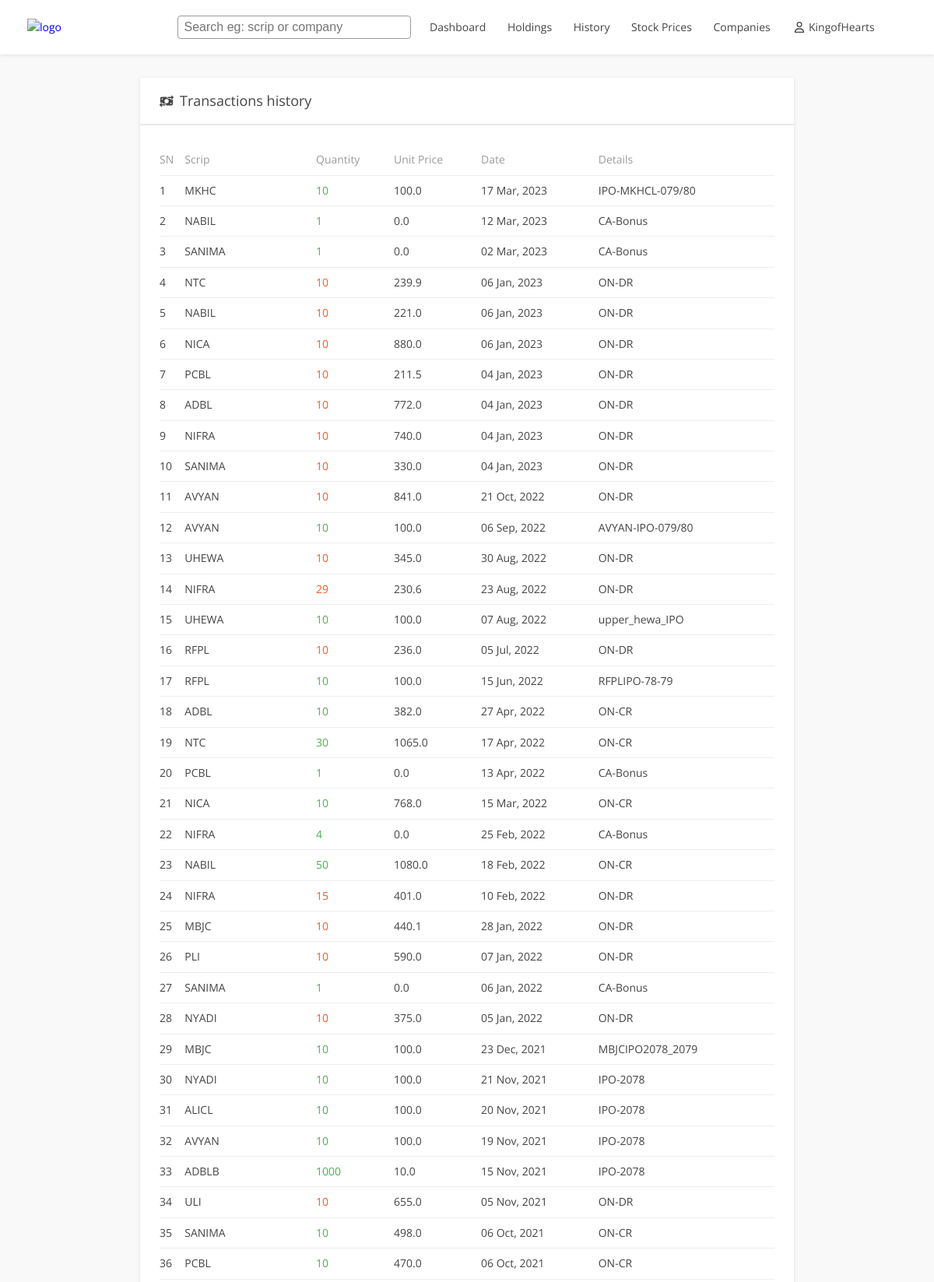
/transactions/all (signed in, upper part), run on the app's committed database.
### tables this page shows
CREATE TABLE transactions (
    id INTEGER NOT NULL, 
    scrip VARCHAR(225) NOT NULL,
    transaction_date DATE NOT NULL, 
    credit_quantity INTEGER NOT NULL, 
    debit_quantity INTEGER NOT NULL,
    balance_after_transaction INTEGER NOT NULL,
    history_description VARCHAR(225), 
    unit_price FLOAT NOT NULL,
    uid INTEGER NOT NULL, 
    FOREIGN KEY(uid) REFERENCES user(id), 
    FOREIGN KEY(scrip) REFERENCES stock(scrip), 
    PRIMARY KEY (id)
    );

### portfoliotracker/api/transaction_router.py (the view)
@router.get("/transactions/all")
def get_transaction(request: Request):
    if not request.session["token"]:
        return templates.TemplateResponse("login.html", { "request": request, "msg":"Please login to continue!"})
    token = request.session["token"]
    user_id = request.session['user_id']
    user = User(username = request.session["username"], user_id = request.session['user_id'])
    all_transactions = trans_service.all_transactions(user).result
    return templates.TemplateResponse("history.html", { "request": request, "username": user.username, "all_transactions": all_transactions})

### resources/templates/history.html (shortened to what this page needs)
{% extends "index.html" %}
{% block link %} <link href="../static/css/history.css" rel="stylesheet" /> {% endblock %}
{% block content %}
<div class="content-block">
  <div class="content-head">
    <span class="head-title">Transactions history</span>
  </div>
  <div class="content-body">
    <table class="table">
      <tr class="table-head">
        <th class="cols"><span>SN</span></th>
        <th class="cols"><span>Scrip</span></th>
        <th class="cols"><span>Quantity</span></th>
        <th class="cols"><span>Unit Price</span></th>
        <th class="cols"><span>Date</span></th>
        <th class="cols"><span>Details</span></th>
      </tr>
      {% for item in all_transactions%}
      <tr class="table-row">
          {% set quantity = item['credit_quantity']-item['debit_quantity'] %}
          <td class="cols"><span>{{loop.index}}</span></td>
          <td class="cols"><span>{{item['scrip']}}</span></td>
          {% if quantity > 0 %}
          <td class="cols"><span class="text-green">{{quantity|abs}}</span></td>
          {% else %}
          <td class="cols"><span class="text-red">{{quantity|abs}}</span></td>
          {% endif%}
          <td class="cols"><span>{{item['unit_price']}}</span></td>
          <td class="cols"><span>{{item['transaction_date']}}</span></td>
          <td class="cols"><span>{{item['history_description']}}</span></td>
        </tr>
        {% endfor%}
    </table>
  </div>
</div>
{% endblock%}

### resources/static/css/index.css (style rules this page uses)
* { box-sizing: border-box; zoom: 1; }
body { min-width: 320px; background-color: var(--color-bg-body); line-height: 1.6; font-weight: 400; letter-spacing: 0; font-family: 'Open Sans', sans-serif; color: var(--color-text-default); font-size: 14px; }
:root { --primary-color: #158686; --secondary-color: #158644; --global-title-size: 24px; --global-font-size: 16px; --global-line-height: 1.3; --color-border-default: #eee; --color-text-default: #444; --color-bg-body: #f9f9f9; --color-text-5: #ff5722; --color-border-5--rgb: 0,0,0; --color-text-8: #4caf50; --color-text-1: #9b9b9b; }
body, figure { margin: 0; }
.text-red { color: var(--color-text-5); }
.text-green { color: var(--color-text-8); }
table th, table td { border-bottom: 1px solid var(--color-border-default); text-align: left; font-size: 14px; }
table th span { color:var(--color-text-1); font-weight: 400; }

### resources/static/css/history.css (style rules this page uses)
.content-block { display: flex; flex-direction: column; align-items: center; margin: 20px auto; width: 100%; }
.content-head { margin: 0; width: 70%; background-color: white; padding: 15px 25px; margin-top: 10px; display: flex; align-items: center; border-bottom: 2px solid var(--color-border-default); box-shadow: 0 1px 5px 0 rgba(var(--color-border-5--rgb),.1); }
.content-head svg { width: 18px; height: 18px; }
.head-title { font-size: 18px; margin-left: 8px; }
.content-body { padding: 25px; width: 70%; background-color: white; box-shadow: 0 1px 5px 0 rgba(var(--color-border-5--rgb),.1); }
.content-body table { padding: 0 25px; width: 100%; font-size: 14px; border-collapse: collapse; }
.content-body table th, .content-body table td { border-bottom: 1px solid var(--color-border-default); text-align: left; padding: 8px 0; font-size: 14px; }
.content-body table th span { color: var(--color-text-1); font-weight: 400; }

### data on the page
transactions: scrip "MKHC", quantity "10", unit_price "100.0", transaction_date "17 Mar, 2023", history_description "IPO-MKHCL-079/80"
transactions: scrip "NABIL", quantity "1", unit_price "0.0", transaction_date "12 Mar, 2023", history_description "CA-Bonus"
transactions: scrip "SANIMA", credit_quantity "1", unit_price "0.0", transaction_date "02 Mar, 2023", history_description "CA-Bonus"
transactions: scrip "NTC", debit_quantity "10", unit_price "239.9", transaction_date "06 Jan, 2023", history_description "ON-DR"
transactions: scrip "NABIL", debit_quantity "10", unit_price "221.0", transaction_date "06 Jan, 2023", history_description "ON-DR"
transactions: scrip "NICA", debit_quantity "10", unit_price "880.0", transaction_date "06 Jan, 2023", history_description "ON-DR"
transactions: scrip "PCBL", debit_quantity "10", unit_price "211.5", transaction_date "04 Jan, 2023", history_description "ON-DR"
transactions: scrip "ADBL", debit_quantity "10", unit_price "772.0", transaction_date "04 Jan, 2023", history_description "ON-DR"
transactions: scrip "NIFRA", debit_quantity "10", unit_price "740.0", transaction_date "04 Jan, 2023", history_description "ON-DR"
transactions: scrip "SANIMA", debit_quantity "10", unit_price "330.0", transaction_date "04 Jan, 2023", history_description "ON-DR"
transactions: scrip "AVYAN", debit_quantity "10", unit_price "841.0", transaction_date "21 Oct, 2022", history_description "ON-DR"
transactions: scrip "AVYAN", quantity "10", unit_price "100.0", transaction_date "06 Sep, 2022", history_description "AVYAN-IPO-079/80"
transactions: scrip "UHEWA", debit_quantity "10", unit_price "345.0", transaction_date "30 Aug, 2022", history_description "ON-DR"
transactions: scrip "NIFRA", debit_quantity "29", unit_price "230.6", transaction_date "23 Aug, 2022", history_description "ON-DR"
transactions: scrip "UHEWA", quantity "10", unit_price "100.0", transaction_date "07 Aug, 2022", history_description "upper_hewa_IPO"
transactions: scrip "RFPL", debit_quantity "10", unit_price "236.0", transaction_date "05 Jul, 2022", history_description "ON-DR"
transactions: scrip "RFPL", quantity "10", unit_price "100.0", transaction_date "15 Jun, 2022", history_description "RFPLIPO-78-79"
transactions: scrip "ADBL", quantity "10", unit_price "382.0", transaction_date "27 Apr, 2022", history_description "ON-CR"
transactions: scrip "NTC", quantity "30", unit_price "1065.0", transaction_date "17 Apr, 2022", history_description "ON-CR"
transactions: scrip "PCBL", credit_quantity "1", unit_price "0.0", transaction_date "13 Apr, 2022", history_description "CA-Bonus"
transactions: scrip "NICA", quantity "10", unit_price "768.0", transaction_date "15 Mar, 2022", history_description "ON-CR"
transactions: scrip "NIFRA", credit_quantity "4", unit_price "0.0", transaction_date "25 Feb, 2022", history_description "CA-Bonus"
transactions: scrip "NABIL", quantity "50", unit_price "1080.0", transaction_date "18 Feb, 2022", history_description "ON-CR"
transactions: scrip "NIFRA", debit_quantity "15", unit_price "401.0", transaction_date "10 Feb, 2022", history_description "ON-DR"
transactions: scrip "MBJC", debit_quantity "10", unit_price "440.1", transaction_date "28 Jan, 2022", history_description "ON-DR"
transactions: scrip "PLI", debit_quantity "10", unit_price "590.0", transaction_date "07 Jan, 2022", history_description "ON-DR"
transactions: scrip "SANIMA", credit_quantity "1", unit_price "0.0", transaction_date "06 Jan, 2022", history_description "CA-Bonus"
transactions: scrip "NYADI", debit_quantity "10", unit_price "375.0", transaction_date "05 Jan, 2022", history_description "ON-DR"
transactions: scrip "MBJC", quantity "10", unit_price "100.0", transaction_date "23 Dec, 2021", history_description "MBJCIPO2078_2079"
transactions: scrip "NYADI", quantity "10", unit_price "100.0", transaction_date "21 Nov, 2021", history_description "IPO-2078"
transactions: scrip "ALICL", quantity "10", unit_price "100.0", transaction_date "20 Nov, 2021", history_description "IPO-2078"
transactions: scrip "AVYAN", quantity "10", unit_price "100.0", transaction_date "19 Nov, 2021", history_description "IPO-2078"
transactions: scrip "ADBLB", credit_quantity "1000", unit_price "10.0", transaction_date "15 Nov, 2021", history_description "IPO-2078"
transactions: scrip "ULI", debit_quantity "10", unit_price "655.0", transaction_date "05 Nov, 2021", history_description "ON-DR"
transactions: scrip "SANIMA", quantity "10", unit_price "498.0", transaction_date "06 Oct, 2021", history_description "ON-CR"
transactions: scrip "PCBL", quantity "10", unit_price "470.0", transaction_date "06 Oct, 2021", history_description "ON-CR"

### other printed values
{{ username }} "KingofHearts"
